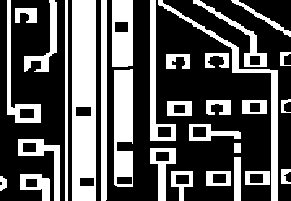
#> input picture PlacaCircuito.bmp, 291 x 201 px
$ python ImagenE.py
#> lines starting #> are read from the running program, lines starting #| are printed output that depends on the picture; after the words box and inside, x2 and y2 are one past the last pixel; in counts of white or black regions, pixels touching at a corner belong together
#> `imagen = cv2.imread('PlacaCircuito.bmp', cv2.IMREAD_GRAYSCALE)`: imagen: shape (201, 291); 34.3% white; 30 white regions, largest, box (x1, y1, x2, y2) and area: (72, 0, 96, 201) 4577, (114, 69, 133, 187) 1975, (158, 0, 278, 201) 1617
### utilities.py
import numpy as np
from scipy.ndimage import binary_dilation
import cv2

# Función para la reconstrucción de la imagen
def morphological_reconstruction(marker, mask):
    """
    Realiza la reconstrucción morfológica binaria.

    :param marker: Imagen binaria que sirve como marcador.
    :param mask: Imagen binaria que sirve como máscara.
    :return: Imagen reconstruida.
    """
    # Verificar que las dimensiones de marker y mask sean las mismas
    if marker.shape != mask.shape:
        raise ValueError("Las dimensiones de marker y mask deben ser iguales.")

    # Inicializar la imagen reconstruida
    reconstructed = marker.copy()

    while True:
        previous = reconstructed.copy()
        # Aplicar la dilatación a la imagen reconstruida
        dilated = binary_dilation(reconstructed, structure=np.ones((3, 3)))
        # Realizar la intersección con la máscara usando AND lógico
        reconstructed = dilated & mask
        # Comprobar si hay cambios
        if np.array_equal(reconstructed, previous):
            break

    return reconstructed

# [12 lines left out: function generate_marker, not called in this run]


# Función para la operación lógica AND
def operacion_and(imagen1, imagen2):
    return cv2.bitwise_and(imagen1, imagen2)

# Función para la operación lógica OR
def operacion_or(imagen1, imagen2):
    return cv2.bitwise_or(imagen1, imagen2)

# Función para la operación lógica XOR
def operacion_xor(imagen1, imagen2):
    return cv2.bitwise_xor(imagen1, imagen2)

# Función para la operación lógica NAND
def operacion_nand(imagen1, imagen2):
    return cv2.bitwise_not(cv2.bitwise_and(imagen1, imagen2))

# Función para la operación lógica NOR
def operacion_nor(imagen1, imagen2):
    return cv2.bitwise_not(cv2.bitwise_or(imagen1, imagen2))

# Función para la inversión de la imagen
def invertir_imagen(imagen):
    return cv2.bitwise_not(imagen)


# [26 lines left out: function morp_reconstruction_2, not called in this run]

### ImagenE.py
from utilities import *

def genImagenE(imagen):
    resultado = None
    inverted_image = invertir_imagen(imagen)

    # Crear la imagen marcador
    marker = np.zeros_like(imagen)
    marker[0, :] = inverted_image[0, :]
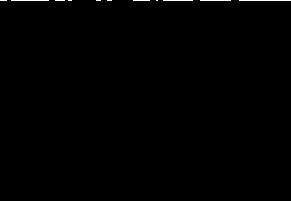
#> marker: shape (201, 291); 0.34% white in thin lines or dots, all inside (x1, y1, x2, y2) = (0, 0, 291, 1)

    x = morphological_reconstruction(marker,imagen)
#> after the loop in morphological_reconstruction, `while True:`:
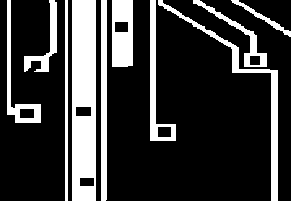
#> reconstructed: shape (201, 291); values 0 (black) and 1 (white), 22% white; 10 white regions, largest, box (x1, y1, x2, y2) and area: (72, 0, 96, 201) 4577, (158, 0, 278, 201) 1617, (112, 0, 133, 67) 1272
    x = (x*255).astype(np.uint8)
    marker2 = np.zeros_like(imagen)
    marker2[-1, :] = inverted_image[-1, :]
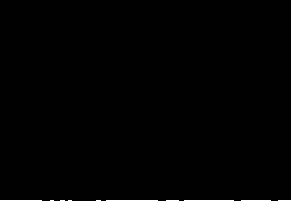
#> marker2: shape (201, 291); 0.37% white in thin lines or dots, all inside (x1, y1, x2, y2) = (0, 200, 291, 201)

    marker2 = np.zeros_like(imagen)
    marker2[-1, :] = inverted_image[-1, :]

    y = morphological_reconstruction(marker2,imagen)
#> after the loop in morphological_reconstruction (call 2), `while True:`:
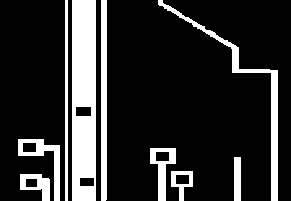
#> reconstructed: shape (201, 291); values 0 (black) and 1 (white), 17.7% white; 9 white regions, largest, box (x1, y1, x2, y2) and area: (72, 0, 96, 201) 4577, (158, 0, 278, 201) 1617, (101, 0, 107, 201) 1205
    y = (y*255).astype(np.uint8)
    z = cv2.bitwise_and(x,y)
#> z: shape (201, 291); 13.7% white; 4 white regions, box (x1, y1, x2, y2) and area: (72, 0, 96, 201) 4577, (158, 0, 278, 201) 1617, (101, 0, 107, 201) 1205, (65, 0, 68, 201) 603
    marker3 = np.zeros_like(imagen)
    marker3[:, -1] = inverted_image[:, -1]
#> marker3: shape (201, 291); 0.31% white in thin lines or dots, all inside (x1, y1, x2, y2) = (290, 0, 291, 201)
    w = morphological_reconstruction(marker3,imagen)
#> the loop in morphological_reconstruction (call 3), `while True:` made 60 passes
#> pass 1, in morphological_reconstruction (call 3), `dilated = binary_dilation(reconstructed, structure=np.ones((3, 3)))`:
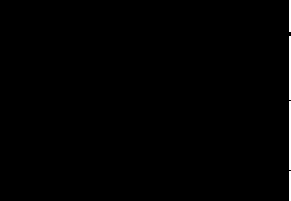
#> dilated: shape (201, 291) bool; 0.67% white; 4 white regions, box (x1, y1, x2, y2) and area: (289, 101, 291, 170) 138, (289, 36, 291, 100) 128, (289, 0, 291, 32) 64, (289, 171, 291, 201) 60
#> after the loop in morphological_reconstruction (call 3), `while True:`:
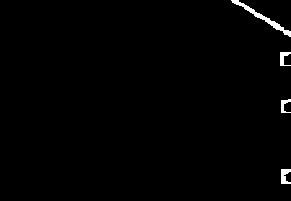
#> reconstructed: shape (201, 291); values 0 (black) and 1 (white), 0.96% white; 4 white regions, box (x1, y1, x2, y2) and area: (231, 0, 291, 37) 299, (281, 169, 291, 184) 105, (280, 52, 291, 66) 86, (281, 99, 291, 113) 71
    w = (w*255).astype(np.uint8)

    resultado = operacion_and(x,w) + z
#> in operacion_and, `return cv2.bitwise_and(imagen1, imagen2)`: returned value: shape (201, 291); 0.51% white; 1 white region, box (x1, y1, x2, y2) and area: (231, 0, 291, 37) 299
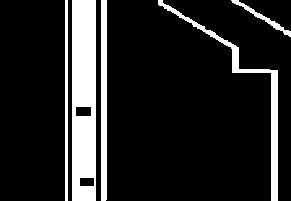
#> resultado: shape (201, 291); 14.2% white; 5 white regions, box (x1, y1, x2, y2) and area: (72, 0, 96, 201) 4577, (158, 0, 278, 201) 1617, (101, 0, 107, 201) 1205, (65, 0, 68, 201) 603, (231, 0, 291, 37) 299
    return resultado


if __name__ == "__main__":
    imagen = cv2.imread('PlacaCircuito.bmp', cv2.IMREAD_GRAYSCALE)
    imagenE = genImagenE(imagen)
    cv2.imshow('Imagen E', imagenE)
    cv2.waitKey(0)
    cv2.destroyAllWindows()
